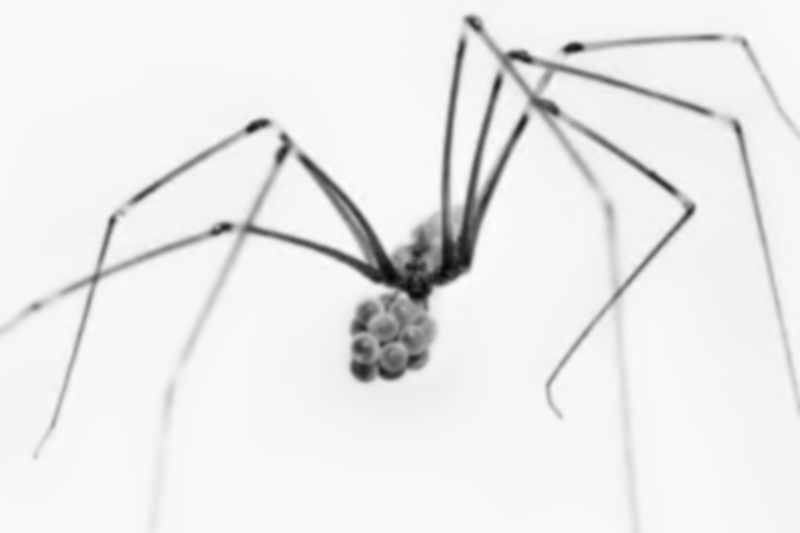
#> input picture zestaw7/ex05/pajak-a-blue.png, 800 x 533 px; its folder holds 4 pictures in this run
$ python b.py
#> lines starting #> are read from the running program, lines starting #| are printed output that depends on the picture
import cv2
import numpy as np
import matplotlib.pyplot as plt

# # Wczytaj obraz (w skali szarości lub kolorowy)
# image_name="pająk"
# image_path = f"{image_name}.png"  # Zamień na ścieżkę do obrazu
# image = cv2.imread(image_path, cv2.IMREAD_GRAYSCALE)

# if image is None:
#     raise FileNotFoundError(f"Nie znaleziono obrazu w {image_path}")

# # Filtry Sobela
# sobel_x = np.array([[1, 0, -1],
#                     [2, 0, -2],
#                     [1, 0, -1]])
# sobel_y = np.array([[-1, -2, -1],
#                     [0,  0,  0],
#                     [1,  2,  1]])

# # Oblicz gradienty za pomocą filtru Sobela
# gradient_x = cv2.filter2D(image, -1, sobel_x)  # Gradient w kierunku poziomym
# gradient_y = cv2.filter2D(image, -1, sobel_y)  # Gradient w kierunku pionowym

def sobel(image_name):
#> called with image_name = 'pajak-a-blue'
    image_path = f"{image_name}.png"  # Zamień na ścieżkę do obrazu
    image = cv2.imread(image_path, cv2.IMREAD_GRAYSCALE)
#> image is the input picture: shape (533, 800); min 6, max 252, mean 234.9

    if image is None:
        raise FileNotFoundError(f"Nie znaleziono obrazu w {image_path}")

    # Filtry Sobela
    sobel_x = np.array([[1, 0, -1],
                        [2, 0, -2],
                        [1, 0, -1]])
    sobel_y = np.array([[-1, -2, -1],
                        [0,  0,  0],
                        [1,  2,  1]])

    # Oblicz gradienty za pomocą filtru Sobela
    gradient_x = cv2.filter2D(image, -1, sobel_x)  # Gradient w kierunku poziomym
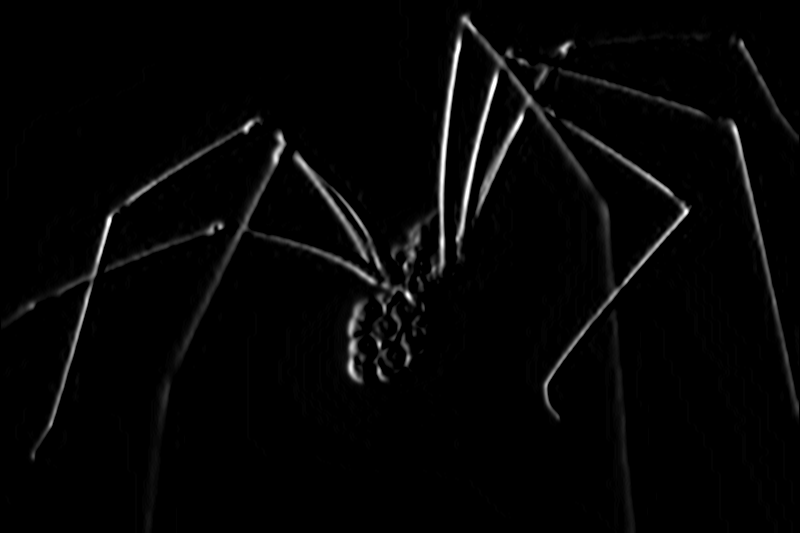
#> gradient_x: shape (533, 800); min 0, max 255, mean 5.7
    gradient_y = cv2.filter2D(image, -1, sobel_y)  # Gradient w kierunku pionowym
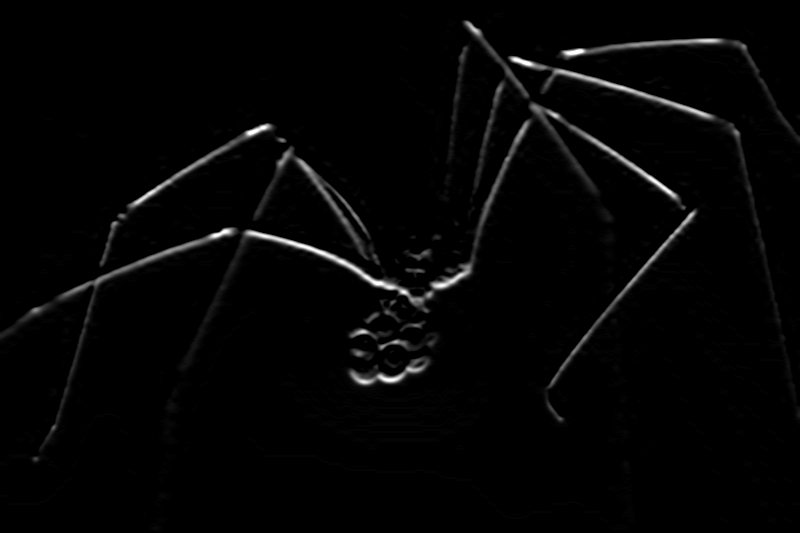
#> gradient_y: shape (533, 800); min 0, max 255, mean 4.8


    cv2.imwrite(f"{image_name}-sobel-x.png", gradient_x)  # Gradient poziomy
    cv2.imwrite(f"{image_name}-sobel-y.png", gradient_y)  # Gradient pionowy

    # Dodatkowo wyświetl wyniki
    plt.figure(figsize=(12, 6))
    plt.subplot(1, 3, 1)
    plt.title("Oryginalny obraz")
    plt.imshow(image, cmap='gray')
    plt.axis('off')

    plt.subplot(1, 3, 2)
    plt.title("Gradient X (Sobel X)")
    plt.imshow(gradient_x, cmap='gray')
    plt.axis('off')

    plt.subplot(1, 3, 3)
    plt.title("Gradient Y (Sobel Y)")
    plt.imshow(gradient_y, cmap='gray')
    plt.axis('off')

    plt.tight_layout()
    plt.show()
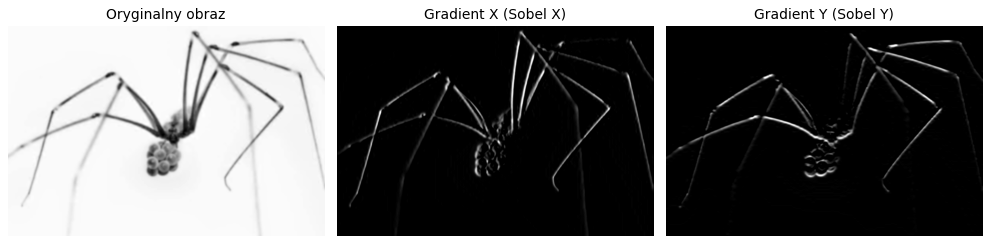
#> figure drawn by matplotlib, 3 panels

sobel("pajak-a-blue")
sobel("pajak-a-green")
#> (the run stopped early here; a loop or call above may not have finished)
